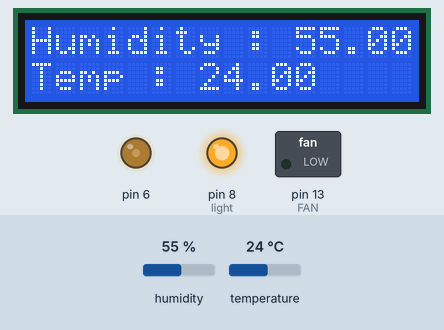
This sketch was run on a simulated Arduino Uno, built with avr-gcc and run on an emulated ATmega328P. Parts: 16×2 character LCD, switched loads named in the sketch (green lamp = pin HIGH), output pins drawn as LEDs (lit = HIGH). The inputs (shaded band) are chosen by the test bench; at power-on: humidity 55 %, temperature 24 °C.

Above: at 1.2 s.
1.3 s: humidity set to 59 %
At 3.1 s:
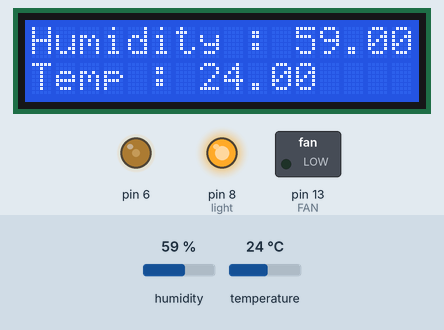
4.1 s: humidity set to 62 %
At 5.0 s:
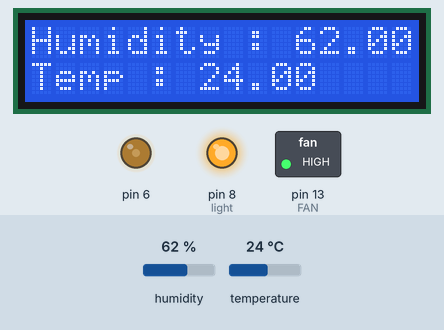
6.9 s: temperature set to 31.2 °C
At 8.8 s:
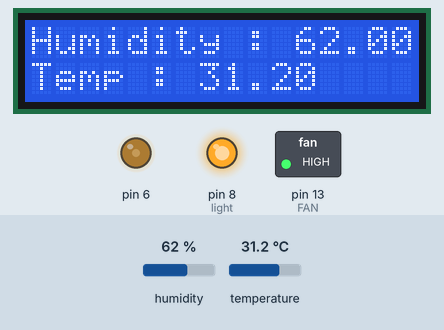
9.9 s: temperature set to 32.4 °C
At 11.9 s:
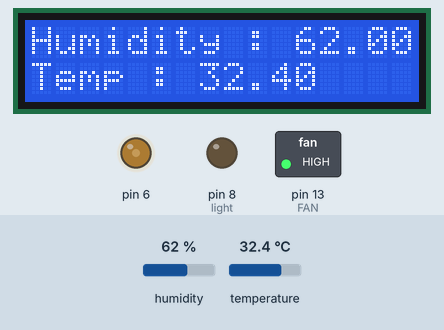
12.7 s: humidity set to 52 %
At 15.7 s:
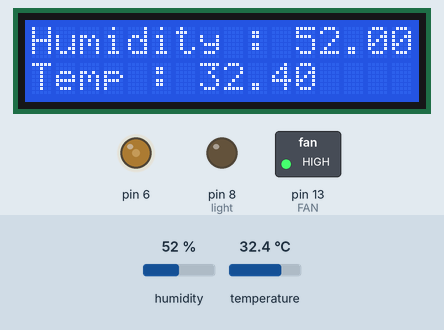
16.1 s: humidity set to 49 %
At 17.6 s:
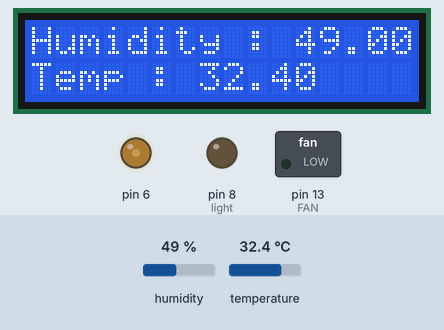
Timing chart, 0 to 19.1 s (numbered marks = the images above; inputs shaded):
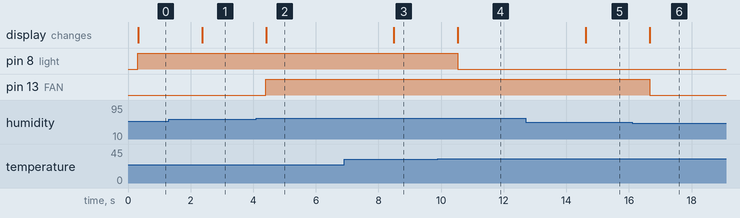

Measured:
- the behaviour switches between 60 and 61 % on humidity (found by bisection; images 1 and 2)
- the behaviour switches between 31.9 and 32 °C on temperature (found by bisection; images 3 and 4)
- the behaviour switches between 51 and 50 % on humidity (found by bisection; images 5 and 6)
- after the input at 1.3 s, the display: changes after 1.1 s (image 1)
- after the input at 4.1 s, pin 13 (FAN): LOW → HIGH after 0.30 s; the display: changes after 0.31 s (image 2)
- after the input at 6.9 s, the display: changes after 1.6 s (image 3)
- after the input at 9.9 s, pin 8 (light): HIGH → LOW after 0.63 s; the display: changes after 0.64 s (image 4)
- after the input at 12.7 s, the display: changes after 1.9 s (image 5)
- after the input at 16.1 s, pin 13 (FAN): HIGH → LOW after 0.56 s; the display: changes after 0.56 s (image 6)

The sketch:

Code.ino
```cpp
#include "DHT.h"
#include <LiquidCrystal.h>
#define dht_1 2
#define DHTTYPE DHT22
int Contrast = 75;
LiquidCrystal lcd(12, 11, 7, 5, 4, 3);
DHT dht(dht_1, DHTTYPE);
int FAN = 13;
int light = 8;
volatile byte relayState = LOW;
void setup()
{
    pinMode(FAN, OUTPUT);
    pinMode(light, OUTPUT);
    Serial.begin(9600);
    analogWrite(6, Contrast);
    lcd.begin(16, 2);
    dht.begin();
}

void loop()
{
    delay(250);

    float humid = dht.readHumidity();
    float temp = dht.readTemperature();
    if (humid <= 50)
        digitalWrite(FAN, LOW);
    if (humid > 60)
        digitalWrite(FAN, HIGH);
    if (temp >= 38)
    {
        if (temp >= 40)
        {
            digitalWrite(light, LOW);
        }
        else
        {
            digitalWrite(light, HIGH);
        }
    }
    if (temp < 34)
    {
        if (temp < 32)
        {
            digitalWrite(light, HIGH);
        }
        else
        {
            digitalWrite(light, LOW);
        }
    }

    lcd.setCursor(0, 0);
    lcd.print("Humidity : ");
    lcd.print(humid);
    lcd.setCursor(0, 1);
    lcd.print("Temp : ");
    lcd.print(temp);
}
```
